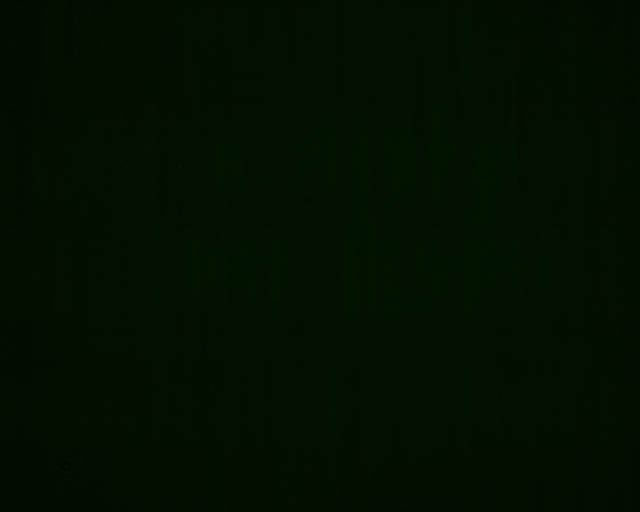
#> input picture FOU_data/0.png, 1280 x 1024 px (shown at 1/2 size); its folder holds only this picture in this run
$ python FOU1.py
#> lines starting #> are read from the running program, lines starting #| are printed output that depends on the picture
from matplotlib.pylab import f
import numpy as np
import matplotlib.pyplot as plt
import cv2
from plotting import plot_data
from help import *


# Load the image in grayscale
files = ['0', '1', '3', '5', '7', '9', '11', '100000']
files2 = ['G1', 'G2', 'G3', 'G4', 'G5_2']
files3 = ['a3_G1', 'a3_G2', 'a3_G3', 'a3_G4', 'a3_G5']

files0 = ['1']

for file in files:
    img = cv2.imread(f'FOU_data/{file}.png', cv2.IMREAD_UNCHANGED)
#> img is the input picture: shape (1024, 1280, 4); mean B, G, R, A 0, 15.6, 2.5, 255
    if file == '100000':
        file_name = '\\infty'
    elif '_2' in file:
        file_name = file[:-2]
    elif 'a3' in file:
        file_name = file[3:]
    else:
        file_name = file

    #print(img.shape, img.dtype, img.min(), img.max())

    red_chan = img[:,:,2]
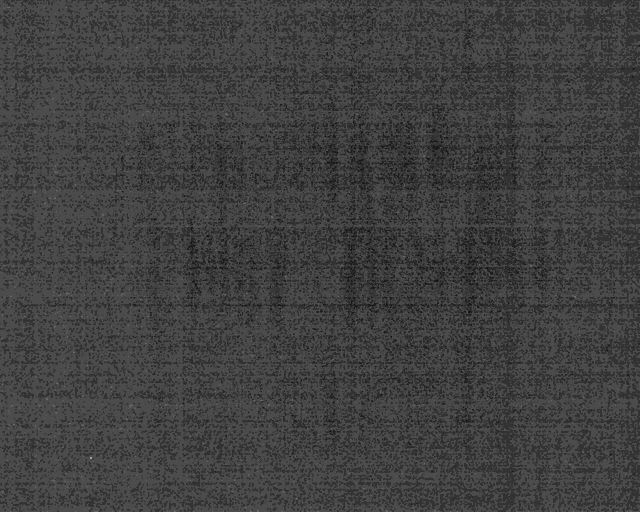
#> red_chan: shape (1024, 1280) (shown at 1/2 size); min 0, max 10, mean 2.52; drawn with min black and max white
    cmap_yell = plt.cm.colors.LinearSegmentedColormap.from_list('custom_yellow', ['black', 'yellow'], N=256)


    green_chan = img[:,:,1]
    arrow_mask = (green_chan > 50) & (red_chan > 50)
#> arrow_mask: shape (1024, 1280) bool; every value is 0

    green_working = green_chan.astype(float)
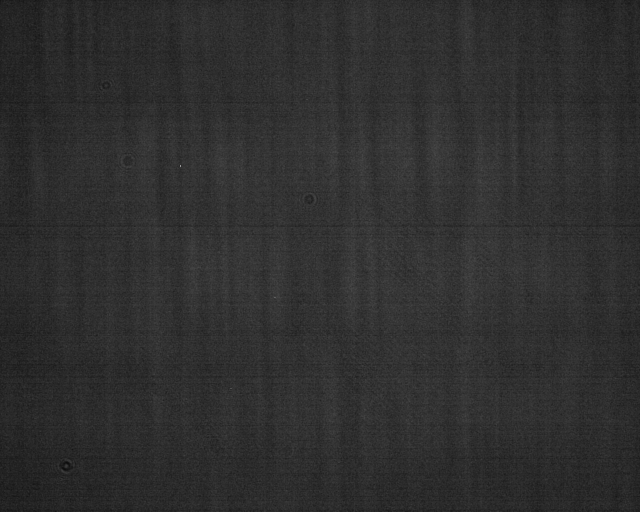
#> green_working: shape (1024, 1280) float64 (shown at 1/2 size); min 2, max 75, mean 15.6; drawn with min black and max white
    green_working[arrow_mask] = np.nan

    slices = []
    range_slices = (0, 1280)

    slices = []
    for i in range(range_slices[0], range_slices[1]):
        vertical_slice = green_working[:, i]
        normalized_slice = vertical_slice / 255.0
        slices.append(normalized_slice)
#> after the loop, slices = 1280 items

    average_slice = np.nanmean(slices, axis=0)
#> average_slice = 1024 values, max 0.0689 at index 576, min 0.0485 at index 1020, mean 0.0611
    std_slice = np.nanstd(slices, axis=0)
#> std_slice = 1024 values, max 0.0121 at index 331, min 0.00624 at index 962, mean 0.00734

    t_data = np.arange(len(average_slice))
#> t_data = 1024 values from 0 to 1023

    def autocorrelation(x):
        n = len(x)
        x = x - np.mean(x)
        #result = np.correlate(x, x, mode='full')
        #return result[result.size // 2:] / (np.var(x) * np.arange(n, 0, -1))
        result = np.array([np.sum(x[:n-k] * x[k:]) for k in range(n)]) / np.sqrt(np.array([np.sum(x[:n-k] ** 2) * np.sum(x[k:] ** 2) for k in range(n)]))
        return result

    def find_extrema(x):
        maxima = [0]
        minima = []
        for i in range(1, len(x) - 1):
            if x[i] > x[i - 1] and x[i] > x[i + 1]:
                maxima.append(i)
            if x[i] < x[i - 1] and x[i] < x[i + 1]:
                minima.append(i)
        return maxima, minima

    # [5 lines of commented-out code are left out]

#> (the run stopped early here; a loop or call above may not have finished)
